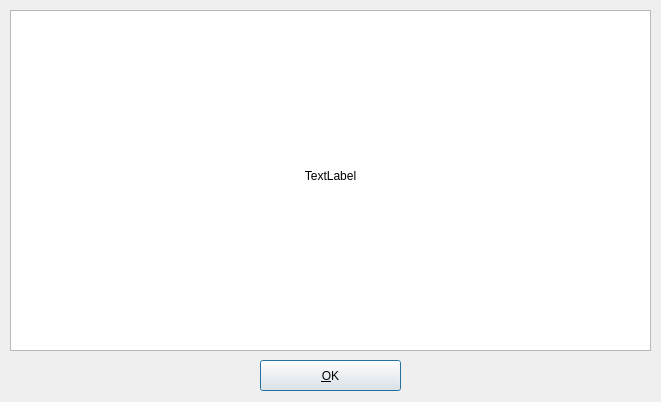
<?xml version="1.0" encoding="UTF-8"?>
<ui version="4.0">
 <class>checkforupdateswindow</class>
 <widget class="QDialog" name="checkforupdateswindow">
  <property name="geometry">
   <rect>
    <x>0</x>
    <y>0</y>
    <width>661</width>
    <height>402</height>
   </rect>
  </property>
  <property name="windowTitle">
   <string>Dialog</string>
  </property>
  <widget class="QPushButton" name="pbOK">
   <property name="geometry">
    <rect>
     <x>260</x>
     <y>360</y>
     <width>141</width>
     <height>31</height>
    </rect>
   </property>
   <property name="text">
    <string>&amp;OK</string>
   </property>
  </widget>
  <widget class="QTableWidget" name="tableWidget">
   <property name="geometry">
    <rect>
     <x>10</x>
     <y>10</y>
     <width>641</width>
     <height>341</height>
    </rect>
   </property>
   <property name="sizeAdjustPolicy">
    <enum>QAbstractScrollArea::AdjustToContents</enum>
   </property>
   <property name="editTriggers">
    <set>QAbstractItemView::NoEditTriggers</set>
   </property>
   <property name="tabKeyNavigation">
    <bool>false</bool>
   </property>
   <property name="showDropIndicator" stdset="0">
    <bool>false</bool>
   </property>
   <property name="dragDropOverwriteMode">
    <bool>false</bool>
   </property>
   <property name="selectionMode">
    <enum>QAbstractItemView::NoSelection</enum>
   </property>
   <property name="selectionBehavior">
    <enum>QAbstractItemView::SelectItems</enum>
   </property>
   <attribute name="horizontalHeaderVisible">
    <bool>false</bool>
   </attribute>
   <attribute name="horizontalHeaderMinimumSectionSize">
    <number>30</number>
   </attribute>
   <attribute name="horizontalHeaderHighlightSections">
    <bool>false</bool>
   </attribute>
   <attribute name="horizontalHeaderStretchLastSection">
    <bool>true</bool>
   </attribute>
   <attribute name="verticalHeaderStretchLastSection">
    <bool>false</bool>
   </attribute>
   <column>
    <property name="text">
     <string>Updates</string>
    </property>
   </column>
  </widget>
  <widget class="QLabel" name="label">
   <property name="geometry">
    <rect>
     <x>10</x>
     <y>10</y>
     <width>641</width>
     <height>331</height>
    </rect>
   </property>
   <property name="text">
    <string>TextLabel</string>
   </property>
   <property name="alignment">
    <set>Qt::AlignCenter</set>
   </property>
   <property name="wordWrap">
    <bool>true</bool>
   </property>
  </widget>
 </widget>
 <resources/>
 <connections/>
</ui>
